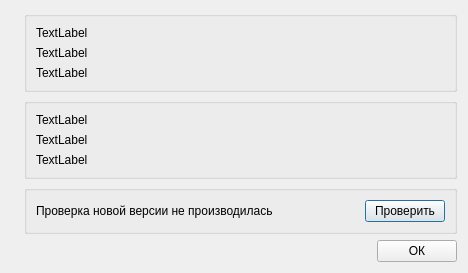
<?xml version="1.0" encoding="UTF-8"?>
<ui version="4.0">
 <class>AboutMyProgram</class>
 <widget class="QDialog" name="AboutMyProgram">
  <property name="geometry">
   <rect>
    <x>0</x>
    <y>0</y>
    <width>468</width>
    <height>244</height>
   </rect>
  </property>
  <property name="windowTitle">
   <string>О программе</string>
  </property>
  <property name="modal">
   <bool>true</bool>
  </property>
  <layout class="QGridLayout" name="gridLayout">
   <item row="0" column="1" colspan="2">
    <widget class="QGroupBox" name="groupBox">
     <property name="sizePolicy">
      <sizepolicy hsizetype="Expanding" vsizetype="Preferred">
       <horstretch>0</horstretch>
       <verstretch>0</verstretch>
      </sizepolicy>
     </property>
     <property name="title">
      <string notr="true"/>
     </property>
     <layout class="QVBoxLayout" name="verticalLayout">
      <property name="sizeConstraint">
       <enum>QLayout::SetMaximumSize</enum>
      </property>
      <item>
       <widget class="QLabel" name="programName">
        <property name="sizePolicy">
         <sizepolicy hsizetype="Expanding" vsizetype="Preferred">
          <horstretch>0</horstretch>
          <verstretch>0</verstretch>
         </sizepolicy>
        </property>
        <property name="text">
         <string notr="true">TextLabel</string>
        </property>
       </widget>
      </item>
      <item>
       <widget class="QLabel" name="programVersion">
        <property name="sizePolicy">
         <sizepolicy hsizetype="Expanding" vsizetype="Preferred">
          <horstretch>0</horstretch>
          <verstretch>0</verstretch>
         </sizepolicy>
        </property>
        <property name="text">
         <string notr="true">TextLabel</string>
        </property>
       </widget>
      </item>
      <item>
       <widget class="QLabel" name="programSite">
        <property name="sizePolicy">
         <sizepolicy hsizetype="Expanding" vsizetype="Preferred">
          <horstretch>0</horstretch>
          <verstretch>0</verstretch>
         </sizepolicy>
        </property>
        <property name="text">
         <string notr="true">TextLabel</string>
        </property>
        <property name="openExternalLinks">
         <bool>true</bool>
        </property>
       </widget>
      </item>
     </layout>
    </widget>
   </item>
   <item row="0" column="0" rowspan="3">
    <widget class="QLabel" name="pixmapIcon">
     <property name="sizePolicy">
      <sizepolicy hsizetype="Maximum" vsizetype="Preferred">
       <horstretch>0</horstretch>
       <verstretch>0</verstretch>
      </sizepolicy>
     </property>
     <property name="text">
      <string notr="true"/>
     </property>
     <property name="pixmap">
      <pixmap resource="CodeListingGenerator.qrc">:/main/CodeListingGenerator.png</pixmap>
     </property>
    </widget>
   </item>
   <item row="1" column="1" colspan="2">
    <widget class="QGroupBox" name="groupBox_2">
     <property name="sizePolicy">
      <sizepolicy hsizetype="Expanding" vsizetype="Preferred">
       <horstretch>0</horstretch>
       <verstretch>0</verstretch>
      </sizepolicy>
     </property>
     <property name="title">
      <string notr="true"/>
     </property>
     <layout class="QVBoxLayout" name="verticalLayout_2">
      <property name="sizeConstraint">
       <enum>QLayout::SetMaximumSize</enum>
      </property>
      <item>
       <widget class="QLabel" name="programAuthor">
        <property name="sizePolicy">
         <sizepolicy hsizetype="Expanding" vsizetype="Preferred">
          <horstretch>0</horstretch>
          <verstretch>0</verstretch>
         </sizepolicy>
        </property>
        <property name="text">
         <string notr="true">TextLabel</string>
        </property>
       </widget>
      </item>
      <item>
       <widget class="QLabel" name="authorEmail">
        <property name="sizePolicy">
         <sizepolicy hsizetype="Expanding" vsizetype="Preferred">
          <horstretch>0</horstretch>
          <verstretch>0</verstretch>
         </sizepolicy>
        </property>
        <property name="text">
         <string notr="true">TextLabel</string>
        </property>
        <property name="openExternalLinks">
         <bool>true</bool>
        </property>
       </widget>
      </item>
      <item>
       <widget class="QLabel" name="authorBlog">
        <property name="sizePolicy">
         <sizepolicy hsizetype="Expanding" vsizetype="Preferred">
          <horstretch>0</horstretch>
          <verstretch>0</verstretch>
         </sizepolicy>
        </property>
        <property name="text">
         <string notr="true">TextLabel</string>
        </property>
        <property name="openExternalLinks">
         <bool>true</bool>
        </property>
       </widget>
      </item>
     </layout>
    </widget>
   </item>
   <item row="2" column="1" colspan="2">
    <widget class="QGroupBox" name="groupBox_3">
     <property name="sizePolicy">
      <sizepolicy hsizetype="Expanding" vsizetype="Preferred">
       <horstretch>0</horstretch>
       <verstretch>0</verstretch>
      </sizepolicy>
     </property>
     <property name="title">
      <string notr="true"/>
     </property>
     <layout class="QHBoxLayout" name="horizontalLayout">
      <property name="sizeConstraint">
       <enum>QLayout::SetMaximumSize</enum>
      </property>
      <item>
       <widget class="QLabel" name="actualVersion">
        <property name="sizePolicy">
         <sizepolicy hsizetype="Expanding" vsizetype="Preferred">
          <horstretch>0</horstretch>
          <verstretch>0</verstretch>
         </sizepolicy>
        </property>
        <property name="text">
         <string>Проверка новой версии не производилась</string>
        </property>
        <property name="openExternalLinks">
         <bool>true</bool>
        </property>
       </widget>
      </item>
      <item>
       <widget class="QPushButton" name="checkVersionButton">
        <property name="sizePolicy">
         <sizepolicy hsizetype="Maximum" vsizetype="Fixed">
          <horstretch>0</horstretch>
          <verstretch>0</verstretch>
         </sizepolicy>
        </property>
        <property name="text">
         <string>Проверить</string>
        </property>
       </widget>
      </item>
     </layout>
    </widget>
   </item>
   <item row="4" column="0" colspan="2">
    <spacer name="horizontalSpacer">
     <property name="orientation">
      <enum>Qt::Horizontal</enum>
     </property>
     <property name="sizeHint" stdset="0">
      <size>
       <width>40</width>
       <height>20</height>
      </size>
     </property>
    </spacer>
   </item>
   <item row="4" column="2">
    <widget class="QPushButton" name="okButton">
     <property name="sizePolicy">
      <sizepolicy hsizetype="Maximum" vsizetype="Fixed">
       <horstretch>0</horstretch>
       <verstretch>0</verstretch>
      </sizepolicy>
     </property>
     <property name="text">
      <string>ОК</string>
     </property>
    </widget>
   </item>
  </layout>
 </widget>
 <resources>
  <include location="CodeListingGenerator.qrc"/>
 </resources>
 <connections>
  <connection>
   <sender>okButton</sender>
   <signal>clicked()</signal>
   <receiver>AboutMyProgram</receiver>
   <slot>close()</slot>
   <hints>
    <hint type="sourcelabel">
     <x>395</x>
     <y>229</y>
    </hint>
    <hint type="destinationlabel">
     <x>192</x>
     <y>101</y>
    </hint>
   </hints>
  </connection>
 </connections>
</ui>
